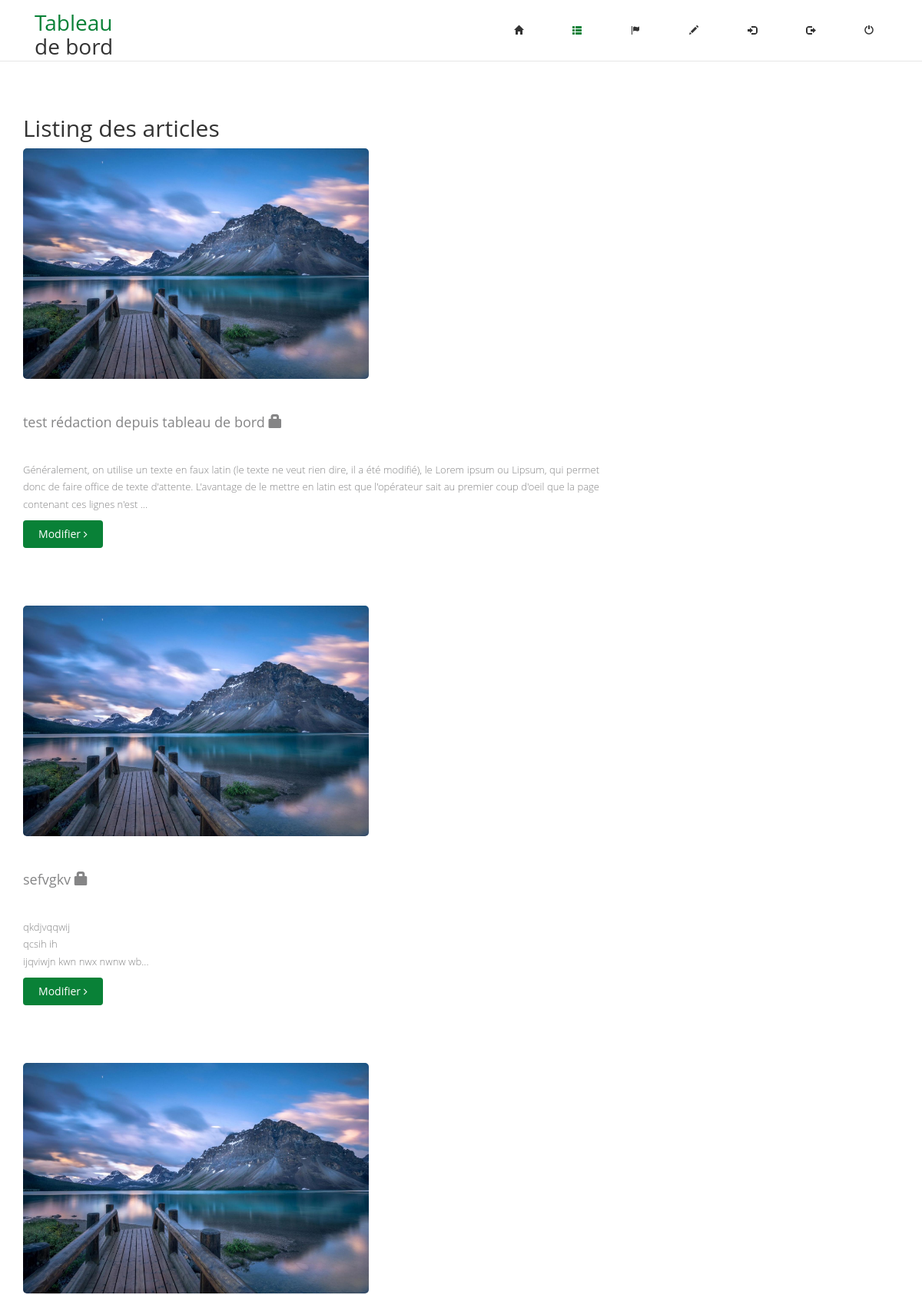
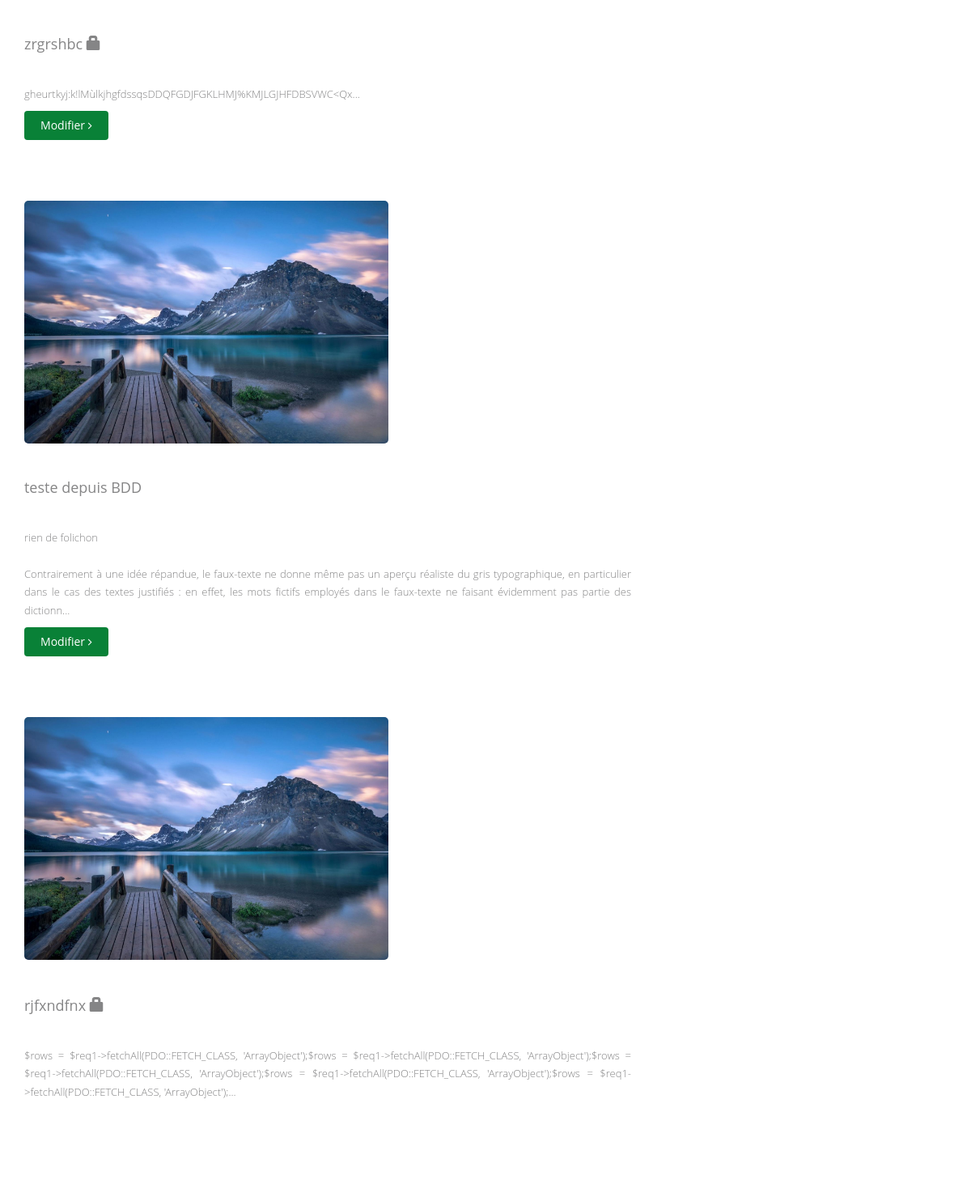
Screenshot of /admin/index.php?page=listing (signed in, upper part) with the database file from the repository (2 pictures, top to bottom).
### tables this page shows
CREATE TABLE `articles` (
  `idarticle` int(11) NOT NULL,
  `titre` varchar(100) DEFAULT NULL,
  `contenu` text,
  `image` varchar(100) NOT NULL DEFAULT 'imgpardefaut.jpg',
  `dateparution` datetime NOT NULL DEFAULT CURRENT_TIMESTAMP,
  `date_modification` datetime DEFAULT CURRENT_TIMESTAMP ON UPDATE CURRENT_TIMESTAMP,
  `idusers` int(11) DEFAULT NULL,
  `publier` tinyint(4) NOT NULL
);

### admin/index.php (called while the page is built, shortened)
<?php
$pages = scandir('pages/');
if (isset($_GET['page']) && !empty($_GET['page'])) {
  if (in_array($_GET['page'] . '.php', $pages)) {
    $page = $_GET['page'];
  } else {
    $page = "error";
  }
} else {
  $page = "dashboard";
}
include 'pages/' . $page . '.php';
?>

### admin/functions/listing-func.php (called while the page is built)
<?php
function affiche(){
    global $db;
    $req= $db->query ("SELECT * FROM articles ORDER BY dateparution DESC ");
    $resultat= [];
    while($row = $req->fetchObject()){
        $resultat[]= $row;
    }
    return $resultat;
}

### admin/pages/listing.php (the view, shortened to what this page needs)
<?php
include 'pages/header.php';
?>
<section id="blog" class="container">
<H2>Listing des articles</H2>
    <div class="blog">
        <div class="row">
            <div class="col-md-8">
                <?php
                $article = affiche();
                foreach ($article as $article) {
                    ?>
                    <div class="blog-item">
                        <div class="row">
                            <div class="col-sm-12 blog-content">
                                <a href=""><img class="img-responsive img-blog" src="../images/img_blog/<?= $article->image ?>" width="60%" alt="<?= $article->titre ?>" /></a>
                                <h4><?= $article->titre ." " ?><?php echo($article->publier=='0')?'<i class="glyphicon glyphicon-lock"></i>':''?></h4>
                                <p style="text-align: justify;"><?= substr(nl2br($article->contenu), 0, 300) . "..." ?></p>
                                <a class="btn btn-primary readmore" href="index.php?page=article&id=<?= $article->idarticle ?>">Modifier <i class="fa fa-angle-right"></i></a>
                            </div>
                        </div>
                    </div>
                <?php
                }
                ?>
            </div>
        </div>
    </div>
</section>
<?php
include 'pages/footer.php';
?>

### css/stylesheet.css (style rules this page uses)
body { font-family:'Open Sans', Arial, sans-serif; font-size:14px; font-weight:300; line-height:1.6em; color:#fff; background-color:#fff; overflow-x:hidden; }
h1,h2,h3,h4,h5,h6 { color:#333; line-height:1.1em; }
p, strong { color:#333; font-size:13px; }
a { text-decoration:none; transition: all 0.1s ease-in-out; -moz-transition: all 0.1s ease-in-out; -webkit-transition: all 0.1s ease-in-out; -o-transition: all 0.1s ease-in-out; outline: none; color:#333; }
.btn-primary { padding: 8px 20px; background:rgb(9, 129, 55); color: #fff; border:none; margin-top: 20px; }
#blog { margin-top:50px; }
.blog-item { border-radius: 0; overflow: hidden; margin-bottom: 50px; }
.blog .blog-item .img-blog { border-radius: 5px; margin-bottom: 45px; }
.blog .blog-item .blog-content { padding-bottom: 25px; }
.readmore { margin-top: 0; }
.blog .blog-item .blog-content h4 { color: #858586; margin-bottom: 40px; }
.blog .blog-item .blog-content p { font-size: 13px; color:#858586; }
body, html { height: 100%; }
.blog-content { color: #333 !important; }

### rows the page displays
articles: image (picture), titre "test rédaction depuis tableau de bord", publier 0 (drawn), contenu "Généralement, on utilise un texte en faux latin (le texte ne veut rien dire, il a été modifié), le Lorem ipsum ou Lipsum, qui permet donc de faire office de texte d'attente. L'avantage de le mettre en latin est que l'opérateur sait au premier coup d'oeil que la page contenant ces lignes n'est"
articles: image (picture), titre "sefvgkv", publier 0 (drawn), contenu "qkdjvqqwij qcsih ih ijqviwjn kwn nwx nwnw wb"
articles: image (picture), titre "zrgrshbc", publier 0 (drawn), contenu "gheurtkyj:k!lMùlkjhgfdssqsDDQFGDJFGKLHMJ%KMJLGJHFDBSVWC<Qx"
articles: image (picture), titre "teste depuis BDD", contenu "rien de folichon Contrairement à une idée répandue, le faux-texte ne donne même pas un aperçu réaliste du gris typographique, en particulier dans le cas des textes justifiés : en effet, les mots fictifs employés dans le faux-texte ne faisant évidemment pas partie des dictionn"
articles: image (picture), titre "rjfxndfnx", publier 0 (drawn), contenu "$rows = $req1->fetchAll(PDO::FETCH_CLASS, 'ArrayObject');$rows = $req1->fetchAll(PDO::FETCH_CLASS, 'ArrayObject');$rows = $req1->fetchAll(PDO::FETCH_CLASS, 'ArrayObject');$rows = $req1->fetchAll(PDO::FETCH_CLASS, 'ArrayObject');$rows = $req1->fetchAll(PDO::FETCH_CLASS, 'ArrayObject');"
